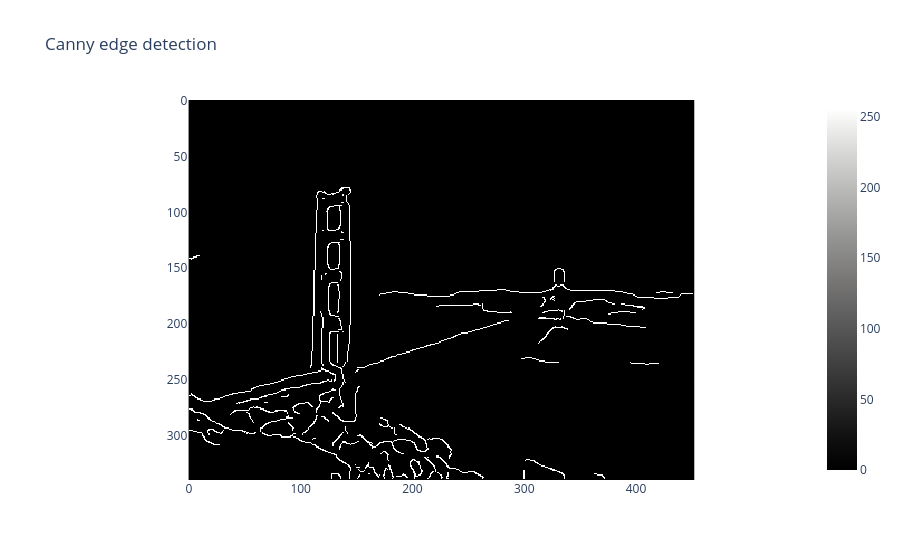

The cell this chart's notebook holds for it:
### Code cell
fig = px.imshow(edges, color_continuous_scale='gray', title= 'Canny edge detection')
fig.show()

### Figure 1 — Plotly figure (JSON) as saved in the notebook; plotly's stock layout.template omitted (floating-point values rounded to 4 significant figures; data arrays with more than 128 entries replaced by an {"elided": "..."} marker saying what was removed)
{"data": [{"coloraxis": "coloraxis", "hovertemplate": "x: %{x}<br>y: %{y}<br>color: %{z}<extra></extra>", "name": "0", "type": "heatmap", "xaxis": "x", "yaxis": "y", "z": {"elided": "340x453 int values"}}], "layout": {"coloraxis": {"colorscale": [[0, "rgb(0, 0, 0)"], [0.09091, "rgb(16, 16, 16)"], [0.1818, "rgb(38, 38, 38)"], [0.2727, "rgb(59, 59, 59)"], [0.3636, "rgb(81, 80, 80)"], [0.4545, "rgb(102, 101, 101)"], [0.5455, "rgb(124, 123, 122)"], [0.6364, "rgb(146, 146, 145)"], [0.7273, "rgb(171, 171, 170)"], [0.8182, "rgb(197, 197, 195)"], [0.9091, "rgb(224, 224, 223)"], [1, "rgb(254, 254, 253)"]]}, "title": {"text": "Canny edge detection"}, "xaxis": {"anchor": "y", "constrain": "domain", "domain": [0, 1], "scaleanchor": "y"}, "yaxis": {"anchor": "x", "autorange": "reversed", "constrain": "domain", "domain": [0, 1]}}}
